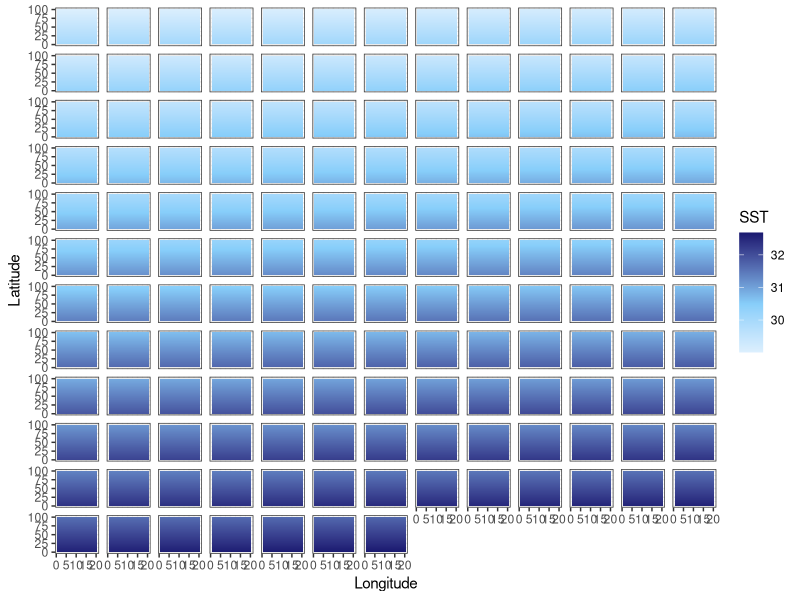
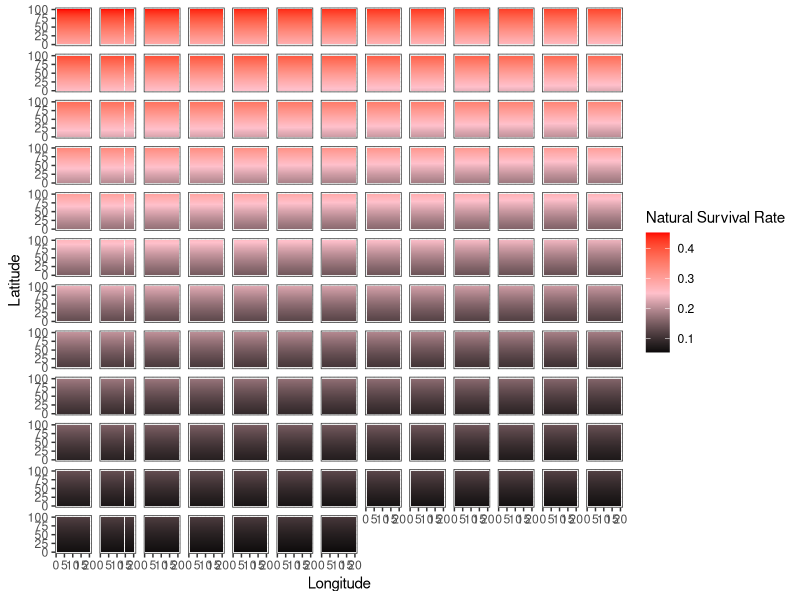
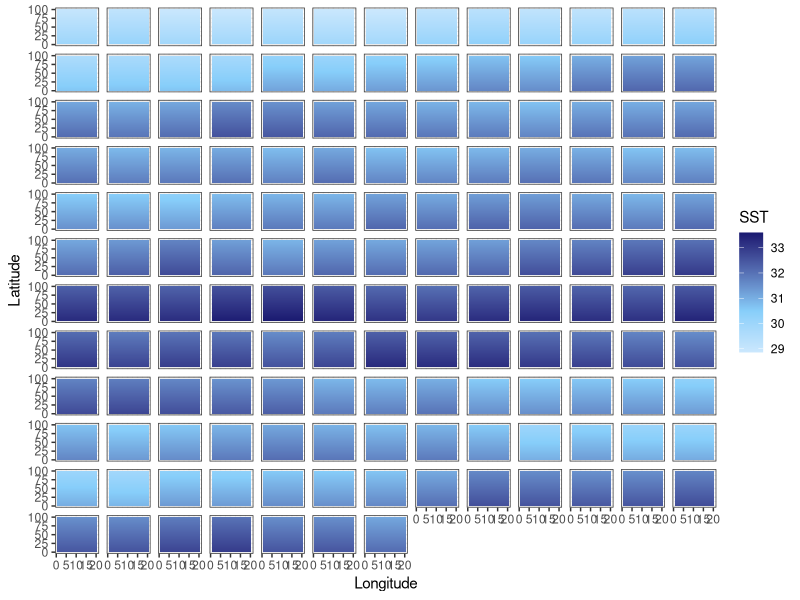
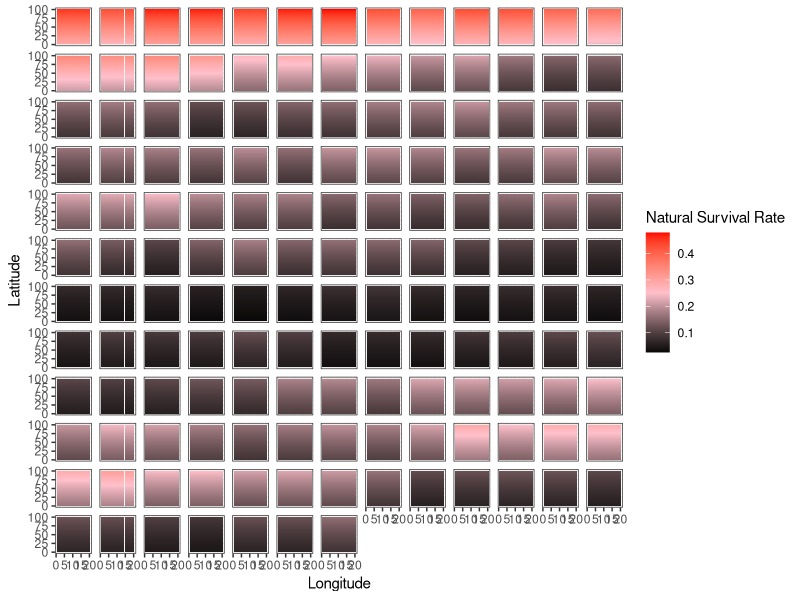
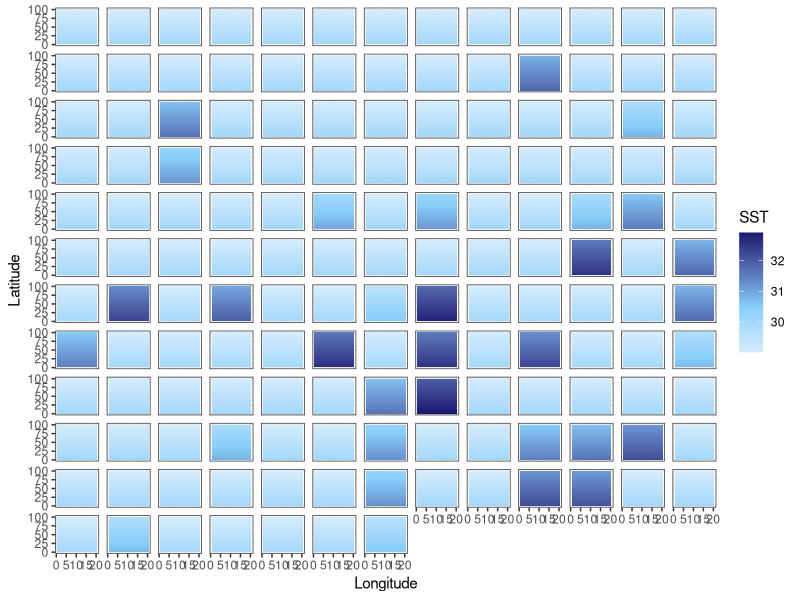
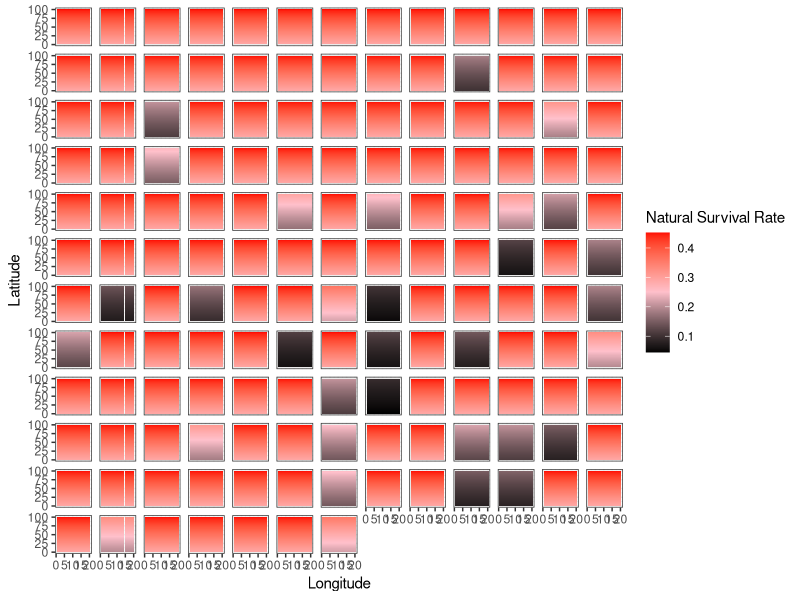

The R script that drew these images, in order:
library(tidyverse)
library(here)

addTaskCallback(function(...) {set.seed(42);TRUE})
options(warn=-1)

years = 150
NS.patches = 100
EW.patches = 20
opt.temp = 25

calc_temp_mortality <- function(SST, opt.temp, temp.range, s) {
  nat.m = array(0, c(nrow(SST), ncol(SST)))
  m = 1 - exp((-(SST[,] - opt.temp)^2)/(temp.range^2)) # temperature based mortality function from Walsworth et al.
  m = 1 - m
  nat.m = ifelse(m > s, s, m)
  return(nat.m)
}

# 0.5272924 29
# 0.3678794 30
# 0.2369278 31
# 0.1408584 32
# 0.0773    33
# 0.0391639 34
# 0.0183156 35



### UNCOMMENT FOR CONSTANT MEAN SHIFT SST
SST.patches.mean <- array(0, c(NS.patches, EW.patches, years))
start_SST = (opt.temp + 4) + NS.patches*0.01

for (i in 1:years) {
  SST = start_SST
  for (lat in 1:NS.patches) {
    SST.patches.mean[lat,,i] = SST
    SST = SST - 0.01
  }
  start_SST = start_SST + 0.018
}

### UNCOMMENT FOR ENSO VARIABLE MEAN SST
SST.patches.enso <- array(0, c(NS.patches, EW.patches, years))
start_SST = (opt.temp + 4) + NS.patches*0.01

for (i in 1:years) {
  SST = start_SST
  for (lat in 1:NS.patches) {
    SST.patches.enso[lat,,i] = SST
    SST = SST - 0.01
  }
  start_SST = start_SST + rnorm(1, mean = 0.018, sd = .25)
}

### UNCOMMENT FOR SHOCK SST CHANGES
SST.patches.shock <- array(0, c(NS.patches, EW.patches, years))
start_SST = (opt.temp + 4) + NS.patches*0.01

for (i in 1:years) {
  heat_prob = runif(1, 0, 1)
  if ((i < 75 & heat_prob < 0.1) | (i >= 75 & heat_prob < 0.35)) {
    intensity <- runif(1, .5, ifelse(i < 75, 2, 3))
    SST = start_SST + intensity
  } else {
    SST = start_SST
  }
  for (lat in 1:NS.patches) {
    SST.patches.shock[lat,,i] = SST
    SST = SST - 0.01
  }
}

output_df_mean = data.frame() #create dataframe to hold results
output_df_enso = data.frame()
output_df_shock = data.frame()


# Mean --------------------------------------------------------------------

for(b in 1:years) {
  SSTdf_mean = SST.patches.mean[,,b] %>% 
    as.data.frame() 
  
  SSTdf_mean$lat = c(1:NS.patches)
  SSTdf_mean$year = paste0(b)
  
  output_df_mean = bind_rows(output_df_mean, SSTdf_mean)
}

SSTdf_mean = output_df_mean %>% 
  pivot_longer(V1:V20,
               names_to = "lon",
               values_to = "sst") %>% 
  mutate(lon = case_when(
    lon == "V1" ~ 1,
    lon == "V2" ~ 2,
    lon == "V3" ~ 3,
    lon == "V4" ~ 4,
    lon == "V5" ~ 5,
    lon == "V6" ~ 6,
    lon == "V7" ~ 7,
    lon == "V8" ~ 8,
    lon == "V9" ~ 9,
    lon == "V10" ~ 10,
    lon == "V11" ~ 11,
    lon == "V12" ~ 12,
    lon == "V13" ~ 13,
    lon == "V14" ~ 14,
    lon == "V15" ~ 15,
    lon == "V16" ~ 16,
    lon == "V17" ~ 17,
    lon == "V18" ~ 18,
    lon == "V19" ~ 19,
    lon == "V20" ~ 20
    )) %>% 
  mutate(year = as.numeric(year))

mt = ggplot(SSTdf_mean, aes(lon, lat, fill = sst)) +
  geom_tile() +
  labs(x = "Longitude", y = "Latitude", fill = "SST") +
  theme_bw() +
  scale_fill_gradient2(low = "white", high = "midnightblue", mid = "lightskyblue", midpoint = 30.5) +
  facet_wrap(~year) + 
  theme(
    strip.background = element_blank(),
    strip.text.x = element_blank())

SSTdf_mean = SSTdf_mean %>% 
  mutate(mortality = 1 - (1 - exp((-(sst - 25)^2)/(4.5^2)))) %>% 
  mutate(survival = ifelse(mortality > 0.58, 0.58, mortality))

mm = ggplot(SSTdf_mean, aes(lon, lat, fill = survival)) +
  geom_tile() +
  labs(x = "Longitude", y = "Latitude", fill = "Natural Survival Rate") +
  theme_bw() +
  scale_fill_gradient2(low = "black", high = "red", mid = "pink", midpoint = .25) +
  facet_wrap(~year) + 
  theme(
    strip.background = element_blank(),
    strip.text.x = element_blank())

# ENSO --------------------------------------------------------------------

for(b in 1:years) {
  SSTdf_enso = SST.patches.enso[,,b] %>% 
    as.data.frame() 
  
  SSTdf_enso$lat = c(1:NS.patches)
  SSTdf_enso$year = paste0(b)
  
  output_df_enso = bind_rows(output_df_enso, SSTdf_enso)
}

SSTdf_enso = output_df_enso %>% 
  pivot_longer(V1:V20,
               names_to = "lon",
               values_to = "sst") %>% 
  mutate(lon = case_when(
    lon == "V1" ~ 1,
    lon == "V2" ~ 2,
    lon == "V3" ~ 3,
    lon == "V4" ~ 4,
    lon == "V5" ~ 5,
    lon == "V6" ~ 6,
    lon == "V7" ~ 7,
    lon == "V8" ~ 8,
    lon == "V9" ~ 9,
    lon == "V10" ~ 10,
    lon == "V11" ~ 11,
    lon == "V12" ~ 12,
    lon == "V13" ~ 13,
    lon == "V14" ~ 14,
    lon == "V15" ~ 15,
    lon == "V16" ~ 16,
    lon == "V17" ~ 17,
    lon == "V18" ~ 18,
    lon == "V19" ~ 19,
    lon == "V20" ~ 20
  )) %>% 
  mutate(year = as.numeric(year))

et = ggplot(SSTdf_enso, aes(lon, lat, fill = sst)) +
  geom_tile() +
  labs(x = "Longitude", y = "Latitude", fill = "SST") +
  theme_bw() +
  scale_fill_gradient2(low = "white", high = "midnightblue", mid = "lightskyblue", midpoint = 30.5) +
  facet_wrap(~year) + 
  theme(
    strip.background = element_blank(),
    strip.text.x = element_blank())

SSTdf_enso = SSTdf_enso %>% 
  mutate(mortality = 1 - (1 - exp((-(sst - 25)^2)/(4.5^2)))) %>% 
  mutate(survival = ifelse(mortality > 0.58, 0.58, mortality))

em = ggplot(SSTdf_enso, aes(lon, lat, fill = survival)) +
  geom_tile() +
  labs(x = "Longitude", y = "Latitude", fill = "Natural Survival Rate") +
  theme_bw() +
  scale_fill_gradient2(low = "black", high = "red", mid = "pink", midpoint = .25) +
  facet_wrap(~year) + 
  theme(
    strip.background = element_blank(),
    strip.text.x = element_blank())

# shock -------------------------------------------------------------------

for(b in 1:years) {
  SSTdf_shock = SST.patches.shock[,,b] %>% 
    as.data.frame() 
  
  SSTdf_shock$lat = c(1:NS.patches)
  SSTdf_shock$year = paste0(b)
  
  output_df_shock = bind_rows(output_df_shock, SSTdf_shock)
}

SSTdf_shock = output_df_shock %>% 
  pivot_longer(V1:V20,
               names_to = "lon",
               values_to = "sst") %>% 
  mutate(lon = case_when(
    lon == "V1" ~ 1,
    lon == "V2" ~ 2,
    lon == "V3" ~ 3,
    lon == "V4" ~ 4,
    lon == "V5" ~ 5,
    lon == "V6" ~ 6,
    lon == "V7" ~ 7,
    lon == "V8" ~ 8,
    lon == "V9" ~ 9,
    lon == "V10" ~ 10,
    lon == "V11" ~ 11,
    lon == "V12" ~ 12,
    lon == "V13" ~ 13,
    lon == "V14" ~ 14,
    lon == "V15" ~ 15,
    lon == "V16" ~ 16,
    lon == "V17" ~ 17,
    lon == "V18" ~ 18,
    lon == "V19" ~ 19,
    lon == "V20" ~ 20
  )) %>% 
  mutate(year = as.numeric(year))

st = ggplot(SSTdf_shock, aes(lon, lat, fill = sst)) +
  geom_tile() +
  labs(x = "Longitude", y = "Latitude", fill = "SST") +
  theme_bw() +
  scale_fill_gradient2(low = "white", high = "midnightblue", mid = "lightskyblue", midpoint = 30.5) +
  facet_wrap(~year) + 
  theme(
    strip.background = element_blank(),
    strip.text.x = element_blank())

SSTdf_shock = SSTdf_shock %>% 
  mutate(mortality = 1 - (1 - exp((-(sst - 25)^2)/(4.5^2)))) %>% 
  mutate(survival = ifelse(mortality > 0.58, 0.58, mortality))

sm = ggplot(SSTdf_shock, aes(lon, lat, fill = survival)) +
  geom_tile() +
  labs(x = "Longitude", y = "Latitude", fill = "Natural Survival Rate") +
  theme_bw() +
  scale_fill_gradient2(low = "black", high = "red", mid = "pink", midpoint = .25) +
  facet_wrap(~year) + 
  theme(
    strip.background = element_blank(),
    strip.text.x = element_blank())

ggsave(mt, file=paste0("mean_temp.pdf"), path = here("figs", "climate"), height = 10, width = 15)
ggsave(mm, file=paste0("mean_mortality.pdf"), path = here("figs", "climate"), height = 10, width = 15)
ggsave(et, file=paste0("enso_temp.pdf"), path = here("figs", "climate"), height = 10, width = 15)
ggsave(em, file=paste0("enso_mortality.pdf"), path = here("figs", "climate"), height = 10, width = 15)
ggsave(st, file=paste0("shock_temp.pdf"), path = here("figs", "climate"), height = 10, width = 15)
ggsave(sm, file=paste0("shock_mortality.pdf"), path = here("figs", "climate"), height = 10, width = 15)
